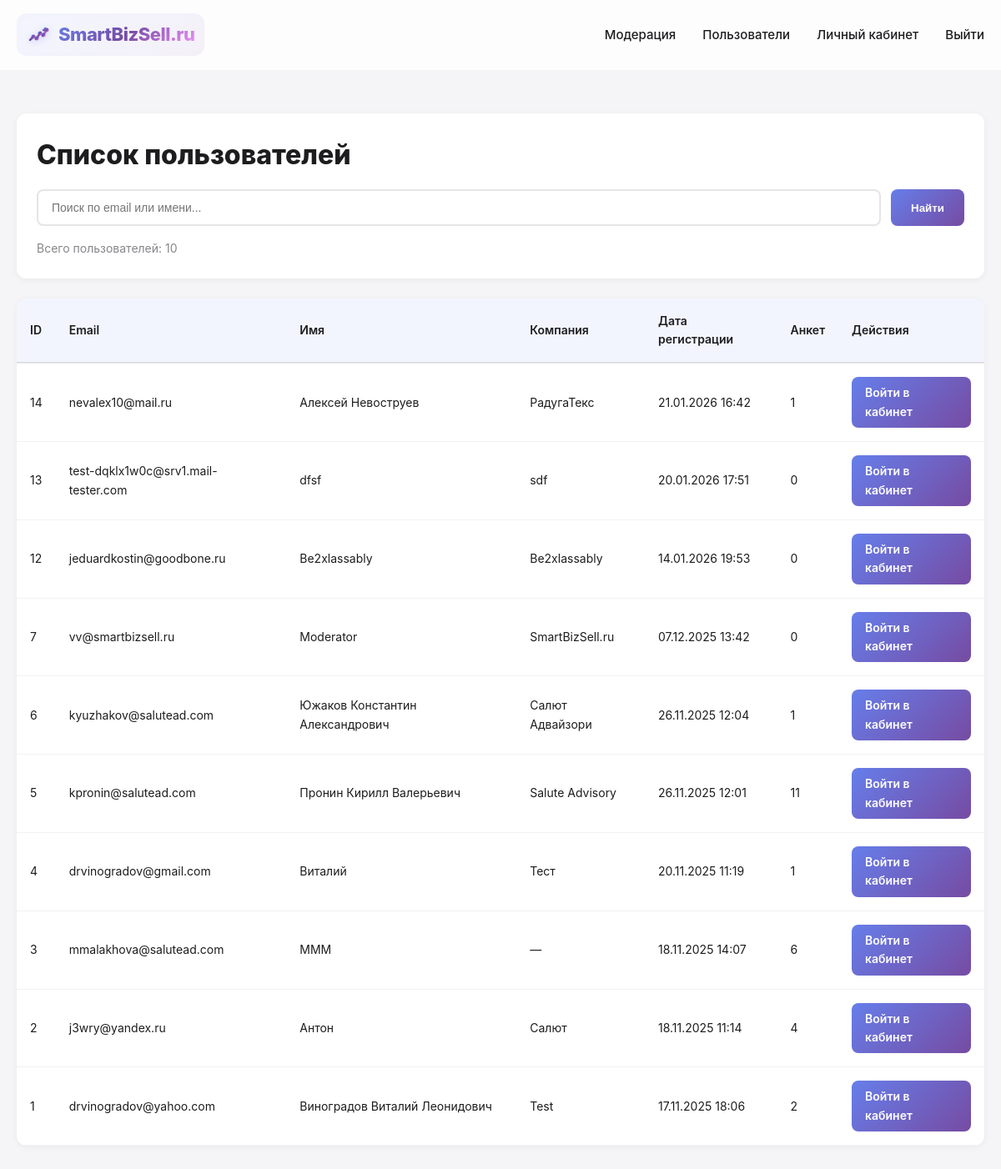
/users_list.php (signed in), run on an earlier commit of the app's database.
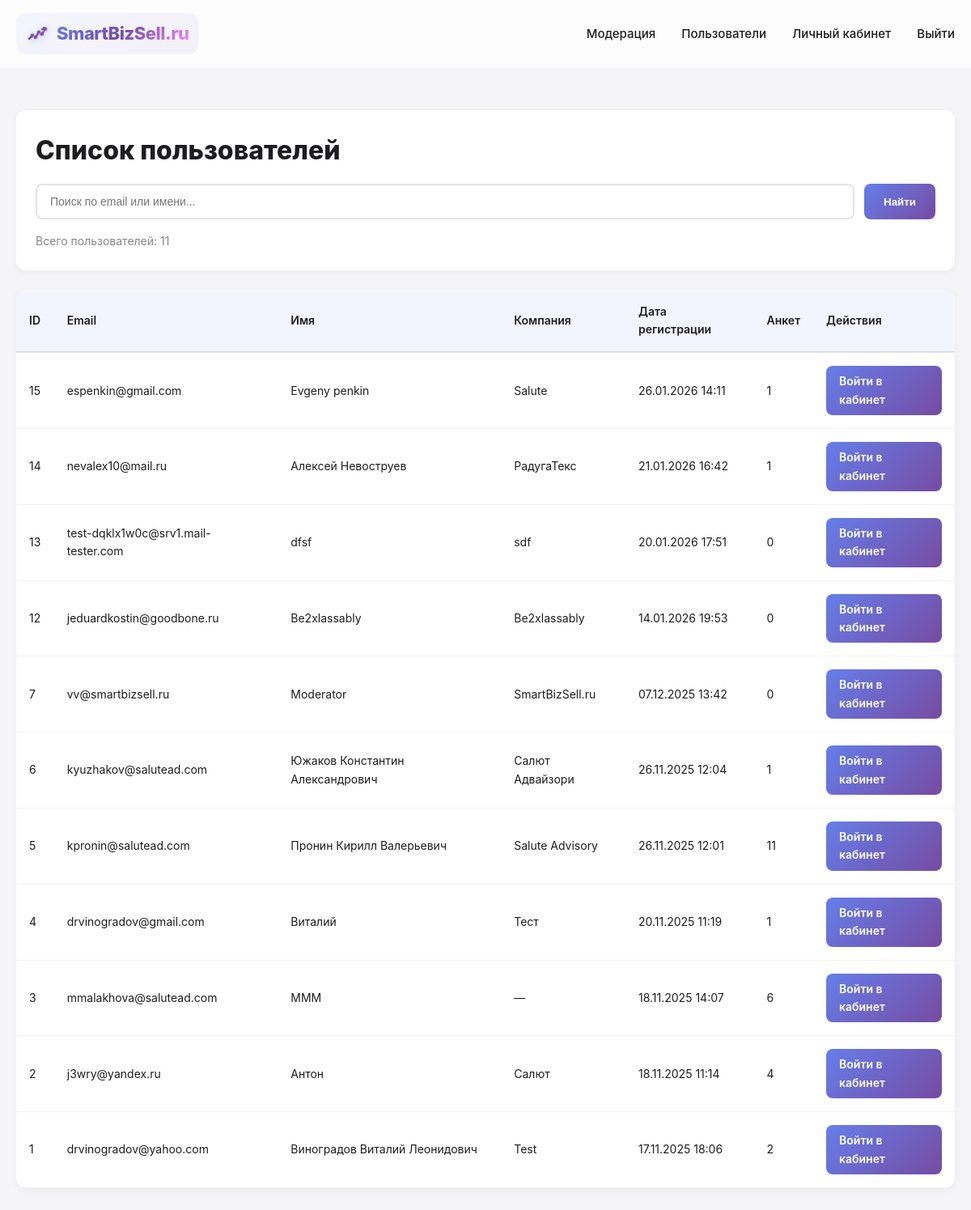
And on a later commit of the database.
### tables this page shows
CREATE TABLE `users` (
  `id` int NOT NULL,
  `email` varchar(255) NOT NULL,
  `password_hash` varchar(255) NOT NULL,
  `full_name` varchar(255) NOT NULL,
  `phone` varchar(50) DEFAULT NULL,
  `company_name` varchar(255) DEFAULT NULL,
  `created_at` timestamp NULL DEFAULT CURRENT_TIMESTAMP,
  `updated_at` timestamp NULL DEFAULT CURRENT_TIMESTAMP ON UPDATE CURRENT_TIMESTAMP,
  `last_login` timestamp NULL DEFAULT NULL,
  `is_active` tinyint(1) DEFAULT '1',
  `welcome_shown` tinyint(1) DEFAULT '0' COMMENT 'Флаг показа приветственного окна (0 - не показано, 1 - показано)'
);

### users_list.php (the view, shortened to what this page needs)
<?php
$pdo = getDBConnection();
$searchQuery = $_GET['search'] ?? '';
$page = isset($_GET['page']) ? max(1, (int)$_GET['page']) : 1;
$perPage = 50;
$offset = ($page - 1) * $perPage;
$whereConditions = [];
$params = [];
$whereClause = !empty($whereConditions) ? 'WHERE ' . implode(' AND ', $whereConditions) : '';
try {
    $countStmt = $pdo->prepare("
        SELECT COUNT(*) as total
        FROM users u
        $whereClause
    ");
    $countStmt->execute($params);
    $totalUsers = (int)$countStmt->fetch()['total'];
} catch (PDOException $e) {
    error_log("Error counting users: " . $e->getMessage());
    $totalUsers = 0;
    $totalPages = 1;
}
$users = [];
try {
    $sql = "
        SELECT
            u.id,
            u.email,
            u.full_name,
            u.phone,
            u.company_name,
            u.created_at,
            COUNT(sf.id) as forms_count
        FROM users u
        LEFT JOIN seller_forms sf ON u.id = sf.user_id
        $whereClause
        GROUP BY u.id, u.email, u.full_name, u.phone, u.company_name, u.created_at
        ORDER BY u.created_at DESC
        LIMIT $perPage OFFSET $offset
    ";
    $stmt = $pdo->prepare($sql);
    $stmt->execute($params);
    $users = $stmt->fetchAll();
} catch (PDOException $e) {
    error_log("Error fetching users: " . $e->getMessage());
}
?>
<!DOCTYPE html>
<html lang="ru">
<head>
    <link rel="stylesheet" href="styles.css?v=<?php echo time(); ?>">
</head>
<body>
    <nav class="navbar">
        <div class="container">
            <div class="nav-content">
                <a href="index.php" class="logo">
                    <span class="logo-icon"><?php echo getLogoIcon(); ?></span>
                    <span class="logo-text">SmartBizSell.ru</span>
                </a>
                <ul class="nav-menu">
                    <li><a href="moderation.php">Модерация</a></li>
                    <li><a href="users_list.php">Пользователи</a></li>
                    <li><a href="dashboard.php">Личный кабинет</a></li>
                    <li><a href="logout.php">Выйти</a></li>
                </ul>
            </div>
        </div>
    </nav>
    <div class="users-container">
        <div class="users-header">
            <h1>Список пользователей</h1>
            <form method="GET" action="users_list.php" class="search-box">
                <input
                    type="text"
                    name="search"
                    placeholder="Поиск по email или имени..."
                    value="<?php echo htmlspecialchars($searchQuery, ENT_QUOTES, 'UTF-8'); ?>"
                >
                <button type="submit">Найти</button>
            </form>
            <div class="stats">
                Всего пользователей: <?php echo number_format($totalUsers, 0, ',', ' '); ?>
            </div>
        </div>
        <div class="users-table">
            <table>
                <thead>
                    <tr>
                        <th>ID</th>
                        <th>Email</th>
                        <th>Имя</th>
                        <th>Компания</th>
                        <th>Дата регистрации</th>
                        <th>Анкет</th>
                        <th>Действия</th>
                    </tr>
                </thead>
                <tbody>
                    <?php if (empty($users)): ?>
                        <tr>
                            <td colspan="7" style="text-align: center; padding: 40px; color: var(--text-secondary);">
                                Пользователи не найдены
                            </td>
                        </tr>
                    <?php else: ?>
                        <?php foreach ($users as $userRow): ?>
                            <tr>
                                <td><?php echo htmlspecialchars($userRow['id'], ENT_QUOTES, 'UTF-8'); ?></td>
                                <td><?php echo htmlspecialchars($userRow['email'], ENT_QUOTES, 'UTF-8'); ?></td>
                                <td><?php echo htmlspecialchars($userRow['full_name'] ?: '—', ENT_QUOTES, 'UTF-8'); ?></td>
                                <td><?php echo htmlspecialchars($userRow['company_name'] ?: '—', ENT_QUOTES, 'UTF-8'); ?></td>
                                <td><?php echo date('d.m.Y H:i', strtotime($userRow['created_at'])); ?></td>
                                <td><?php echo (int)$userRow['forms_count']; ?></td>
                                <td>
                                    <a href="users_list.php?impersonate=<?php echo $userRow['id']; ?>"
                                       class="btn-impersonate"
                                       onclick="return confirm('Войти в личный кабинет пользователя <?php echo htmlspecialchars($userRow['email'], ENT_QUOTES, 'UTF-8'); ?>?');">
                                        Войти в кабинет
                                    </a>
                                </td>
                            </tr>
                        <?php endforeach; ?>
                    <?php endif; ?>
                </tbody>
            </table>
        </div>
    </div>
</body>
</html>

What changed in the data, as far as the page shows it:
added users: id "15", email "espenkin@gmail.com", full_name "Evgeny penkin", company_name "Salute", created_at "26.01.2026 14:11", forms_count "1"
Also different on the page:
$totalUsers: "10" → "11"
